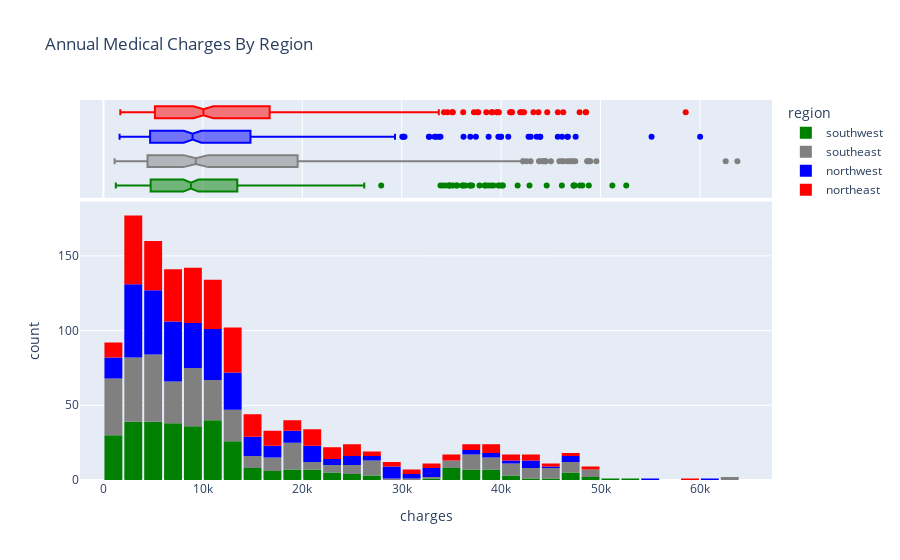

Notebook code cell kept with this figure:
### Code cell
fig = px.histogram(medical_df, 
                   x='charges',
                   marginal='box', 
                   color='region',
                   color_discrete_sequence=['green', 'grey','blue','red'], 
                   title='Annual Medical Charges By Region')
fig.update_layout(bargap=0.1)
fig.show()

### Figure 1 — Plotly figure (JSON) as saved in the notebook; plotly's stock layout.template omitted (floating-point values rounded to 4 significant figures; data arrays with more than 128 entries replaced by an {"elided": "..."} marker saying what was removed)
{"data": [{"alignmentgroup": "True", "bingroup": "x", "hovertemplate": "region=southwest<br>charges=%{x}<br>count=%{y}<extra></extra>", "legendgroup": "southwest", "marker": {"color": "green", "pattern": {"shape": ""}}, "name": "southwest", "offsetgroup": "southwest", "orientation": "v", "showlegend": true, "type": "histogram", "x": {"elided": "325 float values"}, "xaxis": "x", "yaxis": "y"}, {"alignmentgroup": "True", "hovertemplate": "region=southwest<br>charges=%{x}<extra></extra>", "legendgroup": "southwest", "marker": {"color": "green"}, "name": "southwest", "notched": true, "offsetgroup": "southwest", "showlegend": false, "type": "box", "x": {"elided": "325 float values"}, "xaxis": "x2", "yaxis": "y2"}, {"alignmentgroup": "True", "bingroup": "x", "hovertemplate": "region=southeast<br>charges=%{x}<br>count=%{y}<extra></extra>", "legendgroup": "southeast", "marker": {"color": "grey", "pattern": {"shape": ""}}, "name": "southeast", "offsetgroup": "southeast", "orientation": "v", "showlegend": true, "type": "histogram", "x": {"elided": "364 float values"}, "xaxis": "x", "yaxis": "y"}, {"alignmentgroup": "True", "hovertemplate": "region=southeast<br>charges=%{x}<extra></extra>", "legendgroup": "southeast", "marker": {"color": "grey"}, "name": "southeast", "notched": true, "offsetgroup": "southeast", "showlegend": false, "type": "box", "x": {"elided": "364 float values"}, "xaxis": "x2", "yaxis": "y2"}, {"alignmentgroup": "True", "bingroup": "x", "hovertemplate": "region=northwest<br>charges=%{x}<br>count=%{y}<extra></extra>", "legendgroup": "northwest", "marker": {"color": "blue", "pattern": {"shape": ""}}, "name": "northwest", "offsetgroup": "northwest", "orientation": "v", "showlegend": true, "type": "histogram", "x": {"elided": "325 float values"}, "xaxis": "x", "yaxis": "y"}, {"alignmentgroup": "True", "hovertemplate": "region=northwest<br>charges=%{x}<extra></extra>", "legendgroup": "northwest", "marker": {"color": "blue"}, "name": "northwest", "notched": true, "offsetgroup": "northwest", "showlegend": false, "type": "box", "x": {"elided": "325 float values"}, "xaxis": "x2", "yaxis": "y2"}, {"alignmentgroup": "True", "bingroup": "x", "hovertemplate": "region=northeast<br>charges=%{x}<br>count=%{y}<extra></extra>", "legendgroup": "northeast", "marker": {"color": "red", "pattern": {"shape": ""}}, "name": "northeast", "offsetgroup": "northeast", "orientation": "v", "showlegend": true, "type": "histogram", "x": {"elided": "324 float values"}, "xaxis": "x", "yaxis": "y"}, {"alignmentgroup": "True", "hovertemplate": "region=northeast<br>charges=%{x}<extra></extra>", "legendgroup": "northeast", "marker": {"color": "red"}, "name": "northeast", "notched": true, "offsetgroup": "northeast", "showlegend": false, "type": "box", "x": {"elided": "324 float values"}, "xaxis": "x2", "yaxis": "y2"}], "layout": {"autosize": true, "bargap": 0.1, "barmode": "relative", "legend": {"title": {"text": "region"}, "tracegroupgap": 0}, "title": {"text": "Annual Medical Charges By Region"}, "xaxis": {"anchor": "y", "autorange": true, "domain": [0, 1], "range": [-2359.0, 67250.0], "title": {"text": "charges"}, "type": "linear"}, "xaxis2": {"anchor": "y2", "autorange": true, "domain": [0, 1], "matches": "x", "range": [-2359.0, 67250.0], "showgrid": true, "showticklabels": false, "type": "linear"}, "yaxis": {"anchor": "x", "autorange": true, "domain": [0, 0.7326], "range": [0, 186.3], "title": {"text": "count"}}, "yaxis2": {"anchor": "x2", "autorange": true, "domain": [0.7426, 1], "matches": "y2", "range": [-0.5, 3.5], "showgrid": false, "showline": false, "showticklabels": false, "ticks": "", "type": "category"}}}
